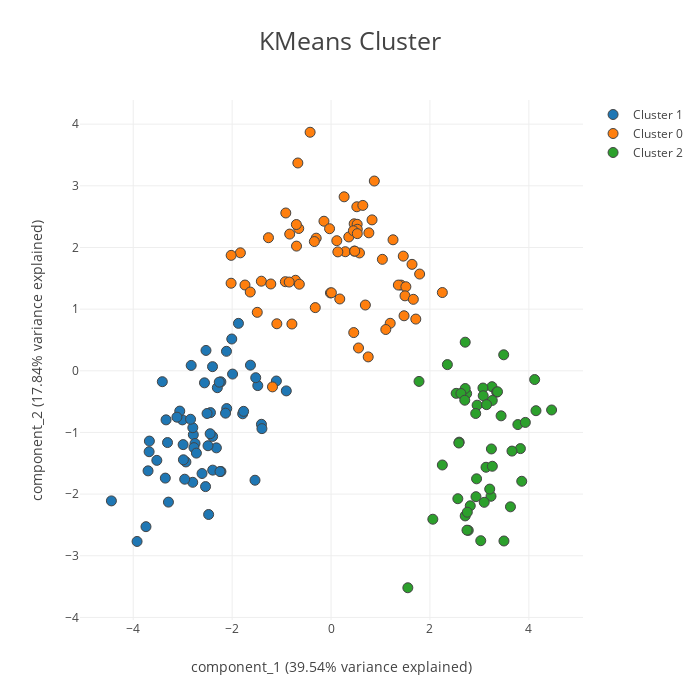

Notebook source saved alongside this figure:
### Markdown cell above
## Return Elbow Plot for K-Means

### Code cell
cluster(df, elbow=True)
